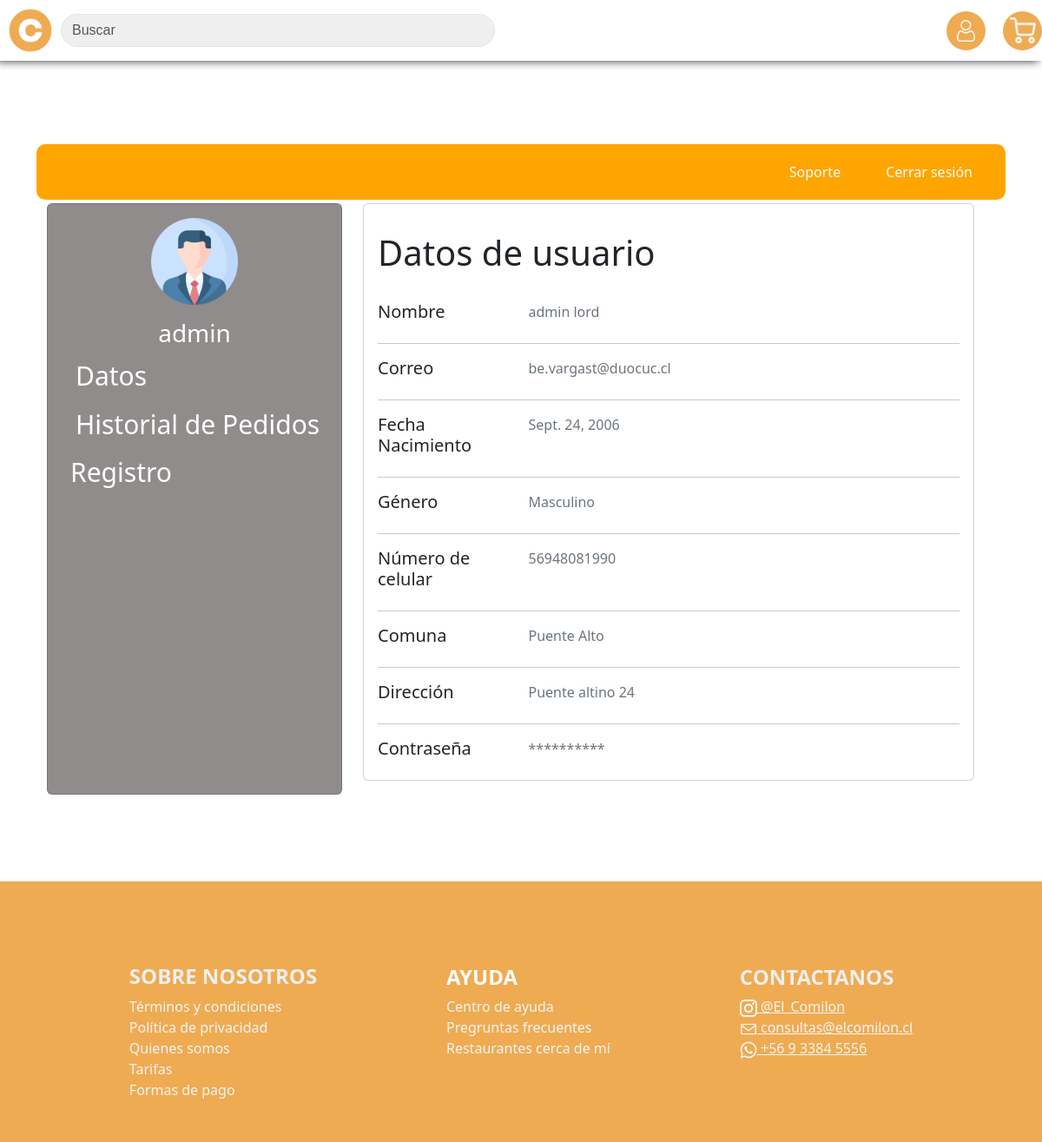
The app's page /Profile (signed in) with its own data.
### ElComilon/models.py (models this page shows, shortened)
class Usuario(models.Model):
    id_usuario = models.AutoField(primary_key=True)
    nombre = models.CharField(max_length = 30)
    apellido = models.CharField(max_length = 30)
    email = models.EmailField(max_length=100, unique = True)
    fecha_nacimiento = models.DateField()
    id_genero = models.ForeignKey(
        "Genero", on_delete=models.CASCADE,db_column="idGenero"
    )
    telefono = models.CharField(max_length=12)
    region = models.CharField(max_length=40, default='')
    comuna = models.CharField(max_length=40, default='')
    direccion = models.CharField(max_length=40)
    numero_direccion = models.IntegerField()
    contraseña = models.CharField(max_length=30)

class Genero(models.Model):
    id_genero = models.AutoField(primary_key=True,db_column="idGenero")
    genero = models.CharField(max_length=25, blank=False,null = False)

### ElComilon/views.py (the view)
# urls.py: path('Profile',views.Profile, name='Profile'),
@login_required(login_url="Login")
def Profile(request):
    if request.user.is_authenticated:
        user = Usuario.objects.get(email=request.user.email)
        context = {
            "usuario":user,
        }
        return render(request, 'pages/Profile.html',context)
    else:
        return render(request,"pages/index.html")

### templates/pages/Profile.html (shortened to what this page needs)
<!DOCTYPE html>
<html lang="en">
<head>
    {% load static %}
    <link rel="stylesheet" href="{% static 'css/Perfil.css' %}">
    <link rel="stylesheet" href="{% static 'css/Navbar.css' %}">
    <link rel="stylesheet" href="{% static 'css/footer.css' %}">
    <link href="https://cdn.jsdelivr.net/npm/bootstrap@5.3.3/dist/css/bootstrap.min.css" rel="stylesheet"
>
</head>
<body>
    {% include 'bases/header.html' %}
    <main>
        <div class="container mb-5 pt-5">
            <div class="row pt-5 mx-auto">
                <div class="topbar">
                    {% if request.user.is_authenticated %}
                    <a href=" {% url 'logout' %} ">Cerrar sesión</a>
                    {% endif %}
                    <a href="">Soporte</a>
                    <a href=""></a>
                </div>
                <div class="row">
                    <div class="col-md-4 mt-1">
                        <div class="card text-center sidebar" id="lateral">
                            <div class="card-body">
                                <img src="{% static 'img/iconos/profile.png' %}" class="rounded" width="100">
                                <div class="mt-3">
                                    <h3>{{usuario.nombre}}</h3>
                                        <button onclick="CambiarVista()"  id="Datos">Datos</button>
                                        <button onclick="CambiarVista()" id="Historial">Historial de Pedidos</button>
                                        <a href="{% url 'OrderTracking' %}">Registro</a>
                                </div>
                            </div>
                        </div>
                    </div>
                    <div class="col-md-8 mt-1">
                        <div class="card mb-3 content" id="Contenedor-Datos">
                            <h1 class="m-3 pt-3">Datos de usuario</h1>
                            <div class="card-body" id="card-body">
                                <div class="row">
                                    <div class="col-md-3">
                                        <h5>Nombre</h5>
                                    </div>
                                    <div class="col-md-9 text-secondary">
                                        {{usuario.nombre}} {{usuario.apellido}}
                                    </div>
                                </div>
                                <hr>
                                <div class="row">
                                    <div class="col-md-3">
                                        <h5>Correo</h5>
                                    </div>
                                    <div class="col-md-9 text-secondary">
                                        {{usuario.email}}
                                    </div>
                                </div>
                                <hr>
                                <div class="row">
                                    <div class="col-md-3">
                                        <h5>Fecha Nacimiento</h5>
                                    </div>
                                    <div class="col-md-9 text-secondary">
                                        {{usuario.fecha_nacimiento}}
                                    </div>
                                </div>
                                <hr>
                                <div class="row">
                                    <div class="col-md-3">
                                        <h5>Género</h5>
                                    </div>
                                    <div class="col-md-9 text-secondary">
                                        {{ usuario.id_genero.genero }}
                                    </div>
                                </div>
                                <hr>
                                <div class="row">
                                    <div class="col-md-3">
                                        <h5>Número de celular</h5>
                                    </div>
                                    <div class="col-md-9 text-secondary">
                                        {{usuario.telefono}}
                                    </div>
                                </div>
                                <hr>
                                <div class="row">
                                    <div class="col-md-3">
                                        <h5>Comuna</h5>
                                    </div>
                                    <div class="col-md-9 text-secondary">
                                        {{usuario.comuna}}
                                    </div>
                                </div>
                                <hr>
                                <div class="row">
                                    <div class="col-md-3">
                                        <h5>Dirección</h5>
                                    </div>
                                    <div class="col-md-9 text-secondary">
                                        {{usuario.direccion}} {{usuario.numero_direccion}}
                                    </div>
                                </div>
                                <hr>
                                <div class="row">
                                    <div class="col-md-3">
                                        <h5>Contraseña</h5>
                                    </div>
                                    <div class="col-md-9 text-secondary">
                                        **********
                                    </div>
                                </div>
                            </div>
                        </div>
                    </div>
                </div>
            </div>
        </div>
    </main>
    {% include 'bases/footer.html' %}
</body>
</html>

### static/css/Perfil.css (style rules this page uses)
.container { margin-bottom: 10px; }
.topbar { background-color: orange; overflow: hidden; border-radius: 10px; }
.topbar a { float: right; color: white; text-align: center; padding: 20px 26px; text-decoration: none; }
#lateral { background-color: rgb(145, 140, 140); color: white; height: 100%; }
.sidebar button, .sidebar a { margin-left: 10px; display: block; color: white; padding-bottom: 10px; font-size: 30px; border: none; background-color: rgb(145, 140, 140); text-decoration: none; text-align: left; }
.card { position: relative; display: flex; flex-direction: column; }

### static/css/Navbar.css (style rules this page uses)
body { background-color: #EFEFEF; }

### records on screen
Usuario: nombre "admin", apellido "lord", email "be.vargast@duocuc.cl", fecha_nacimiento "Sept. 24, 2006", id_genero.genero "Masculino", telefono "56948081990", comuna "Puente Alto", direccion "Puente altino", numero_direccion "24"
